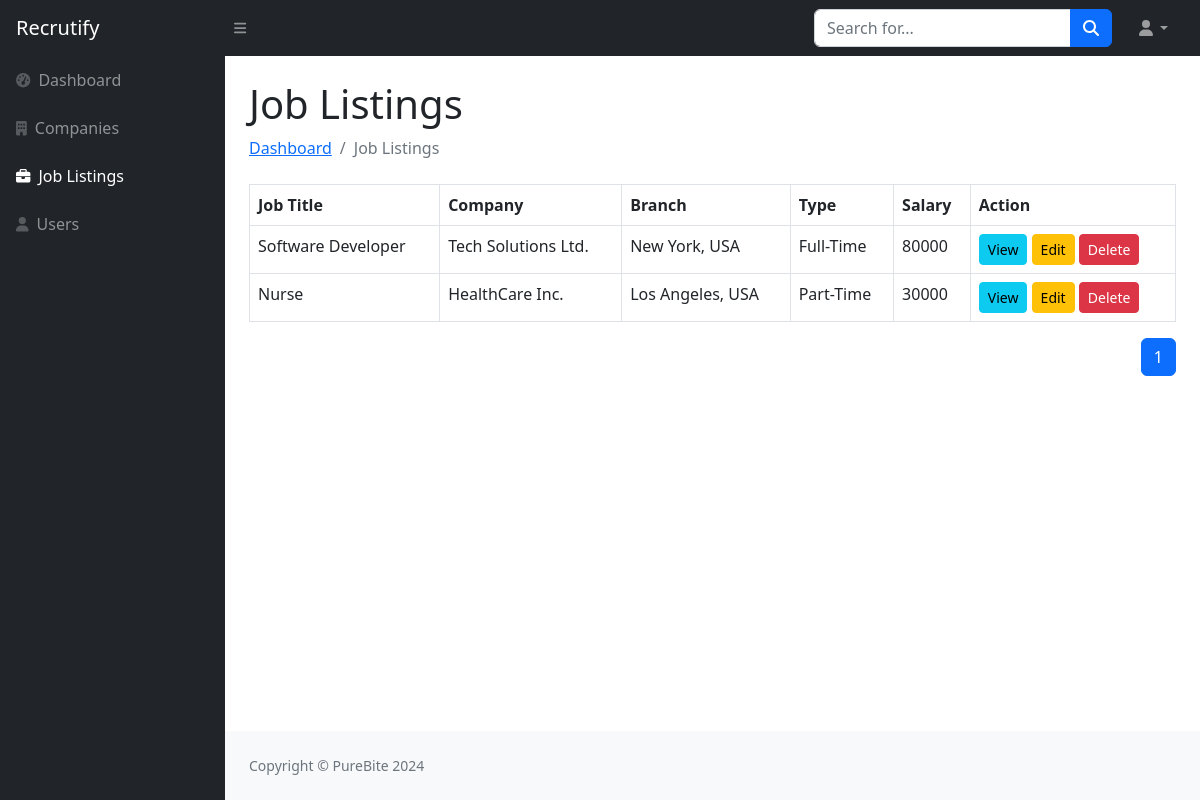
The page /admin/job-listings.php on the database as committed earlier.
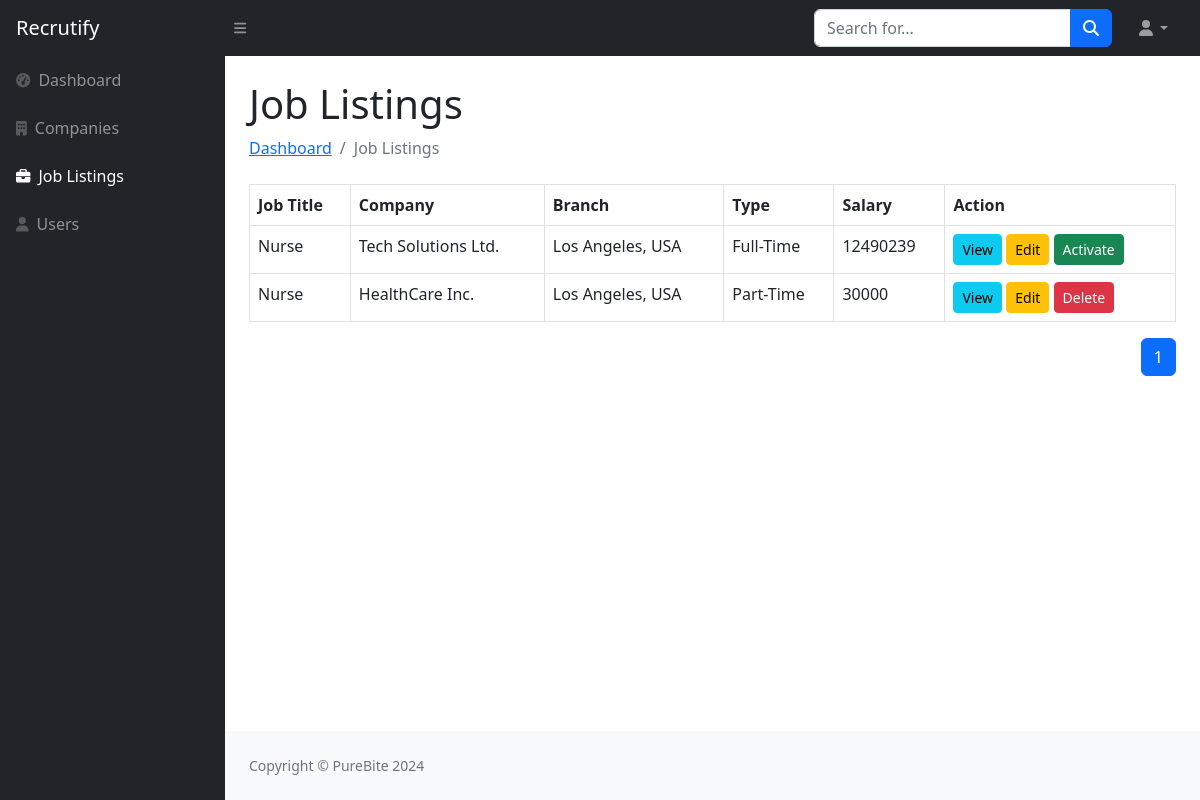
The same page on the database as committed later.
### tables this page shows
CREATE TABLE `job_list_tbl` (
  `Job_Id` int NOT NULL,
  `Posted_By` int NOT NULL,
  `Title` varchar(50) NOT NULL,
  `Posted_Time` datetime NOT NULL,
  `Description` varchar(1000) NOT NULL,
  `Company_Id` int NOT NULL,
  `Branch_Id` int NOT NULL,
  `Type` enum('Full-Time','Part-Time','Contract') NOT NULL,
  `Requirements` text NOT NULL,
  `Benefits` text NOT NULL,
  `Salary` int NOT NULL,
  `Image` text NOT NULL,
  `Is_Internship` tinyint(1) NOT NULL DEFAULT '0',
  `Status` enum('Active','Deleted') DEFAULT 'Active'
);

CREATE TABLE `company_tbl` (
  `Company_Id` int NOT NULL,
  `Posted_by` int NOT NULL DEFAULT '6',
  `Name` varchar(50) NOT NULL,
  `Description` varchar(5000) NOT NULL,
  `Business_Stream` varchar(100) NOT NULL,
  `Establishment_Year` year NOT NULL,
  `Website` varchar(50) NOT NULL,
  `Phone` varchar(20) NOT NULL,
  `Email` varchar(50) NOT NULL,
  `Logo` text NOT NULL,
  `Main_Branch_Id` int DEFAULT NULL
);

### admin/job-listings.php (the view, shortened to what this page needs)
<?php
include("sidebar.php");
$search = isset($_GET['search']) ? mysqli_real_escape_string($con, $_GET['search']) : '';
$page = isset($_GET['page']) ? max(1, (int)$_GET['page']) : 1;
$limit = 10;
$offset = ($page - 1) * $limit;
$whereClause = !empty($search) ? "WHERE jl.Title LIKE '%$search%' OR c.Name LIKE '%$search%' OR b.City LIKE '%$search%'" : '';
$query = "
    SELECT
        jl.*,
        c.Name AS Company_Name,
        CONCAT(b.City, ', ', b.Country) AS Branch_Address,
        u.Name AS Posted_By
    FROM job_list_tbl jl
    INNER JOIN company_tbl c ON jl.Company_Id = c.Company_Id
    INNER JOIN branch_tbl b ON jl.Branch_Id = b.Branch_Id
    INNER JOIN users_tbl u ON jl.Posted_By = u.User_Id
    $whereClause
    ORDER BY jl.Posted_Time DESC
    LIMIT $limit OFFSET $offset
";
$result = mysqli_query($con, $query);
$totalQuery = "
    SELECT COUNT(*) AS Total
    FROM job_list_tbl jl
    INNER JOIN company_tbl c ON jl.Company_Id = c.Company_Id
    INNER JOIN branch_tbl b ON jl.Branch_Id = b.Branch_Id
    $whereClause
";
$totalResult = mysqli_query($con, $totalQuery);
$totalRecords = mysqli_fetch_assoc($totalResult)['Total'];
$total_pages = ceil($totalRecords / $limit);
?>
<div id="layoutSidenav_content">
    <div class="container-fluid px-4">
        <h1 class="mt-4">Job Listings</h1>
        <ol class="breadcrumb mb-4">
            <li class="breadcrumb-item"><a href="index.php">Dashboard</a></li>
            <li class="breadcrumb-item active">Job Listings</li>
        </ol>
            <div class="card-body">
                <?php if ($result && mysqli_num_rows($result) > 0) { ?>
                    <table class="table table-bordered">
                        <thead>
                            <tr>
                                <th>Job Title</th>
                                <th>Company</th>
                                <th>Branch</th>
                                <th>Type</th>
                                <th>Salary</th>
                                <th>Action</th>
                            </tr>
                        </thead>
                        <tbody>
                            <?php while ($job = mysqli_fetch_assoc($result)) { ?>
                                <tr>
                                    <td><?= htmlspecialchars($job['Title']); ?></td>
                                    <td><?= htmlspecialchars($job['Company_Name']); ?></td>
                                    <td><?= htmlspecialchars($job['Branch_Address']); ?></td>
                                    <td><?= htmlspecialchars($job['Type']); ?></td>
                                    <td><?= htmlspecialchars($job['Salary']); ?></td>
                                    <td>
                                        <a href="view-job.php?job_id=<?= $job['Job_Id']; ?>" class="btn btn-info btn-sm">View</a>
                                        <a href="edit-job.php?job_id=<?= $job['Job_Id']; ?>" class="btn btn-warning btn-sm">Edit</a>
                                        <?php if ($job['Status'] === 'Deleted') { ?>
                                            <a href="activate-job.php?job_id=<?= $job['Job_Id']; ?>" class="btn btn-success btn-sm" onclick="return confirm('Are you sure you want to make this job active again?');">Activate</a>
                                        <?php } else { ?>
                                            <a href="delete-job.php?job_id=<?= $job['Job_Id']; ?>" class="btn btn-danger btn-sm" onclick="return confirm('Are you sure you want to delete this job?');">Delete</a>
                                        <?php } ?>
                                    </td>
                                </tr>
                            <?php } ?>
                        </tbody>
                    </table>
                    <?php include "common/pagination.php"; ?>
                <?php } else { ?>
                    <p class="text-danger">No job listings available at the moment.</p>
                <?php } ?>
            </div>
    </div>
<?php include("footer.php"); ?>

### admin/common/pagination.php (shortened to what this page needs)
<div class="d-flex justify-content-end">
    <nav aria-label="Page navigation example">
        <ul class="pagination">
            <?php
            for ($i = 1; $i <= $total_pages; $i++) {
                echo "<li class='page-item " . ($i == $page ? 'active' : '') . "'><a class='page-link' href='?page=" . $i . "&search=" . urlencode($search) . "'>" . $i . "</a></li>";
            }
            ?>
        </ul>
    </nav>
</div>

Rows that differ between the two databases and show on the page:
removed job_list_tbl: Title "Software Developer", Company_Id.Name "Tech Solutions Ltd.", Branch_Address "New York, USA", Type "Full-Time", Salary "80000"
added job_list_tbl: Title "Nurse", Company_Id.Name "Tech Solutions Ltd.", Branch_Address "Los Angeles, USA", Type "Full-Time", Salary "12490239"
